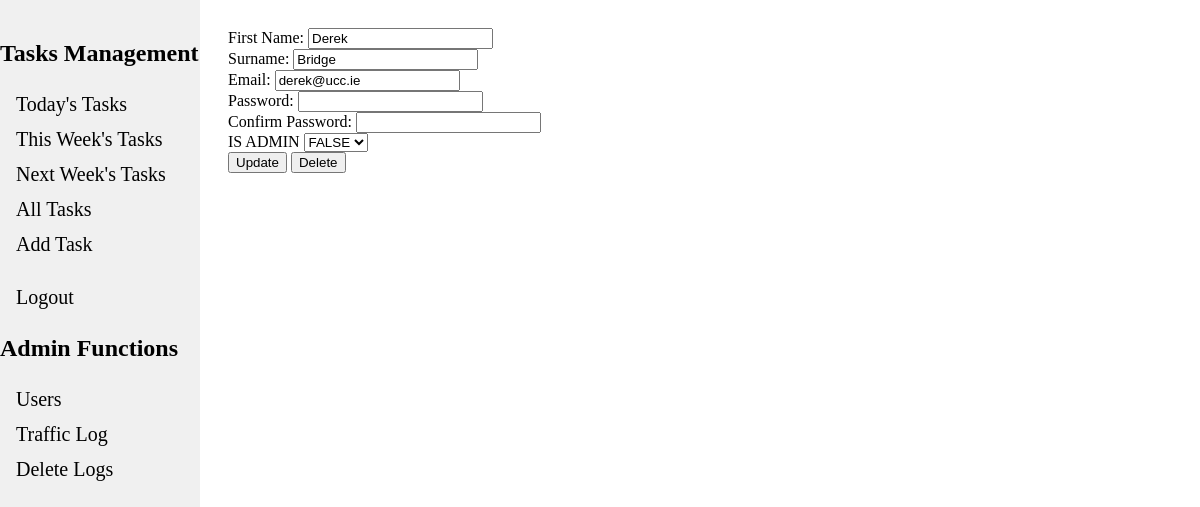
Before: /update_user/2 (signed in) with the older database file.
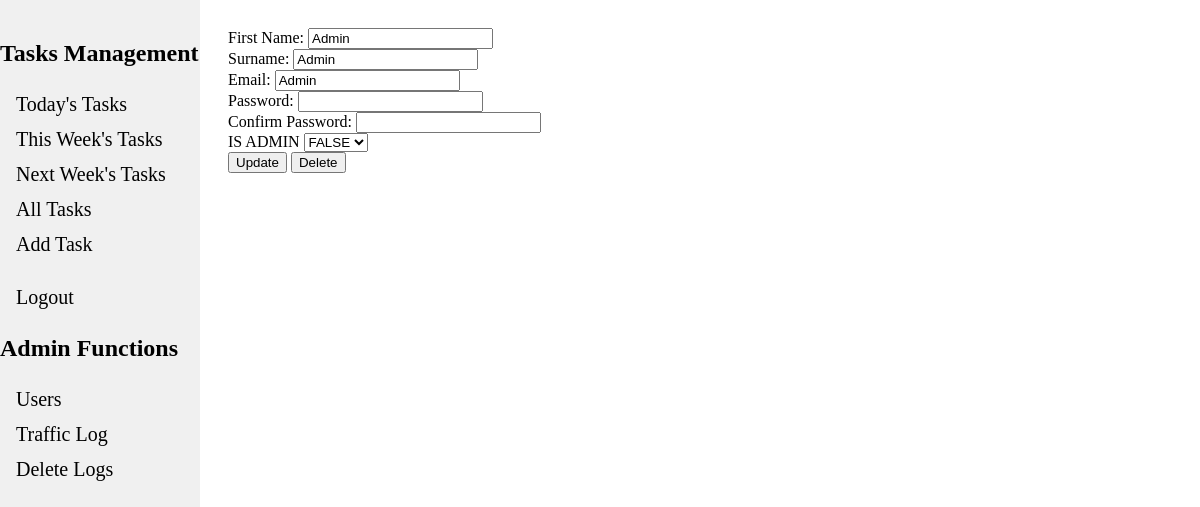
After: the same page with the newer database file.
### tables this page shows
CREATE TABLE users (
    user_id INTEGER PRIMARY KEY AUTOINCREMENT,
    surname TEXT,
    first_name TEXT,
    email TEXT,
    password TEXT,
    is_admin INTEGER DEFAULT False   /* boolean to identify if user has admin privleges or not */
);

### app.py (the view, shortened to what this page needs)
@app.route("/update_user/<int:user_id>", methods=["GET", "POST"])
@login_required
@admin_required
def update_user(user_id): #TODO: Need to check password and 2nd password are the same.
    user = g.db.execute("SELECT * FROM users WHERE user_id = ?", (user_id,)).fetchone()
    form = UpdateUserForm()
    print("First Name")
    print(user["first_name"])
    if request.method == "GET":
        print("In GET")
        form.first_name.data = user["first_name"]
        form.surname.data = user["surname"]
        form.email.data = user["email"]
        form.password.data = user["password"]
        form.is_admin.data = user["is_admin"]
    if request.method == "POST" and "delete" in request.form:  # Check if the delete button is pressed
        print("Deleting User")
        g.db.execute("DELETE FROM users WHERE user_id = ?", (user_id,))
        g.db.commit()
        return redirect(url_for("list_users"))
    return render_template("update_user_form.html", form=form)

### forms.py
class UpdateUserForm(FlaskForm):
    first_name = StringField("First Name: ", validators=[InputRequired()])
    surname = StringField("Surname: ", validators=[InputRequired()])
    email = StringField("Email: ", validators=[InputRequired()])
    password = PasswordField("Password: ", validators=[InputRequired(message='password')])
    confirm_password = PasswordField("Confirm Password: ", validators=[InputRequired()])
    is_admin = SelectField("IS ADMIN", choices=[(0, "FALSE"), (1, "TRUE")])
    submit = SubmitField("Update")
    delete = SubmitField("Delete")

### app.py (called while the page is built)
@app.before_request
def load_logged_in_user():
    g.user = session.get("user_id", None)
    session_email = session.get("email", None)
    g.is_admin = session.get('is_admin', None) # Could use to gate admin functions
    db = get_db()
    client_ip = request.remote_addr
    endpoint = request.endpoint
    time = datetime.now()
    g.db.execute("""INSERT INTO traffic_logs (time,ip_addr,user_email,endpoint) VALUES (?,?,?,?)""",
            (time,client_ip, session_email, endpoint))
    g.db.commit()   # note i use the global g.db, for cleanliness throughout the file

### templates/update_user_form.html (shortened to what this page needs)
{%extends "base.html"%}
{%block content %}
<link rel="stylesheet" href="../../static/baseStyles.css">
<form action="" method="POST" novalidate>
    {{ form.first_name.label }}
    {{ form.first_name() }}
    <br>
    {{ form.surname.label }}
    {{ form.surname() }}
    <br>
    {{ form.email.label }}
    {{ form.email() }}
    <br>
    {{ form.password.label }}
    {{ form.password() }}
    <br>
    {{ form.confirm_password.label }}
    {{ form.confirm_password() }}
    <br>
    {{ form.is_admin.label }}
    {{ form.is_admin() }}
    <br>
    {{form.submit()}}
    {{form.delete()}}
    <br>
</form>
{%endblock%}

Changed rows visible on the page:
changed users "FALSE": first_name "Derek" → "Admin"; surname "Bridge" → "Admin"; email "derek@ucc.ie" → "Admin"
